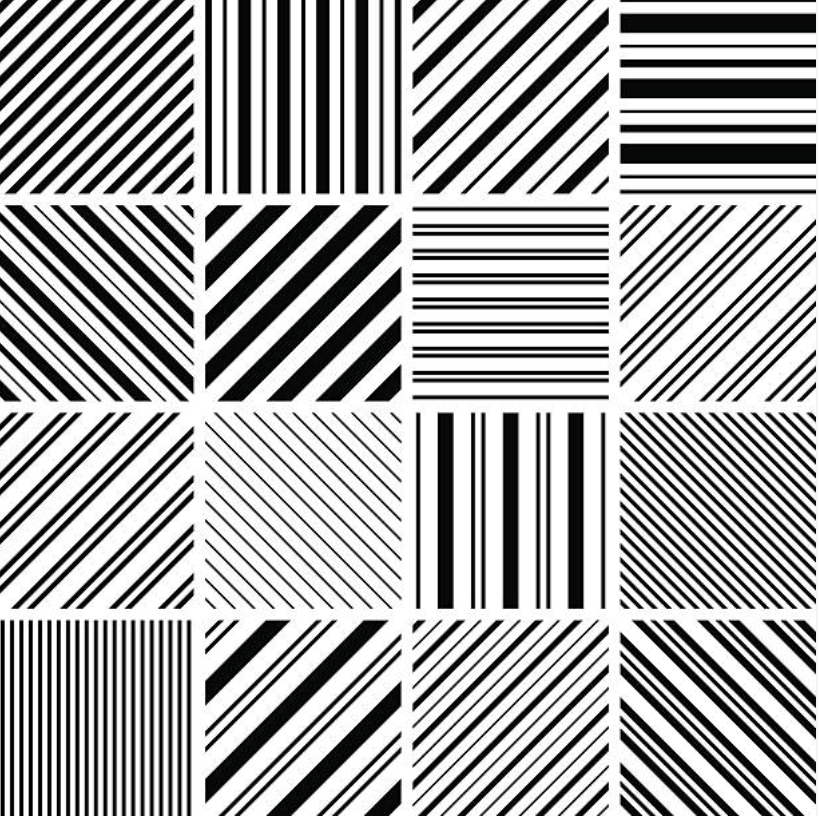
#> input picture images/HVD.png, 818 x 820 px, found by its file name
$ python Homework_17.py
#> lines starting #> are read from the running program, lines starting #| are printed output that depends on the picture
import cv2
import numpy as np
import pywt
import matplotlib.pyplot as plt

# Load grayscale image
img = cv2.imread('/Users/akhi/Desktop/DIP/images/HVD.png', cv2.IMREAD_GRAYSCALE)
#> img: shape (820, 818); min 0, max 255, mean 169
if img is None:
    raise ValueError("Image not found. Make sure the file path is correct.")

plt.figure(figsize=(6,6))
plt.title("Original Image")
plt.imshow(img, cmap='gray')
plt.axis('off')
plt.show()

# -----------------------
# 1. DCT (Discrete Cosine Transform)
# -----------------------
def apply_dct(image):
    # Convert to float32
    img_float = np.float32(image) / 255.0
    # Apply 2D DCT
    dct_img = cv2.dct(img_float)
    # Apply inverse DCT
    idct_img = cv2.idct(dct_img)
    return dct_img, idct_img

dct_img, idct_img = apply_dct(img)

plt.figure(figsize=(12,5))
plt.subplot(1,2,1)
plt.title("DCT Coefficients")
plt.imshow(np.log(abs(dct_img)+1), cmap='gray')
plt.axis('off')

plt.subplot(1,2,2)
plt.title("Reconstructed from DCT")
plt.imshow(np.clip(idct_img,0,1), cmap='gray')
plt.axis('off')
plt.show()
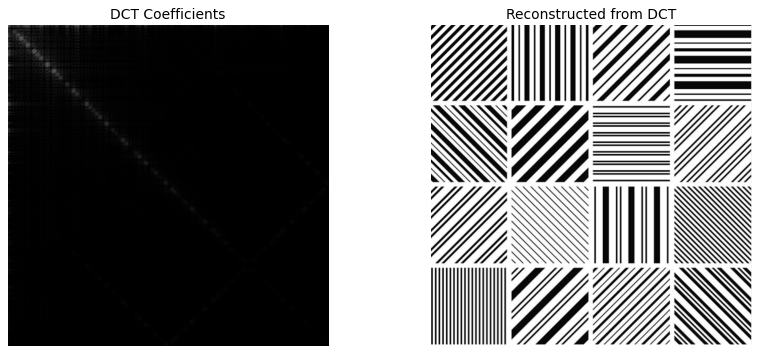
#> figure drawn by matplotlib, 2 panels

# -----------------------
# 2. DWT (Discrete Wavelet Transform)
# -----------------------
def apply_dwt(image, wavelet='haar'):
#> called with wavelet = 'haar'
    coeffs2 = pywt.dwt2(image, wavelet)
    LL, (LH, HL, HH) = coeffs2
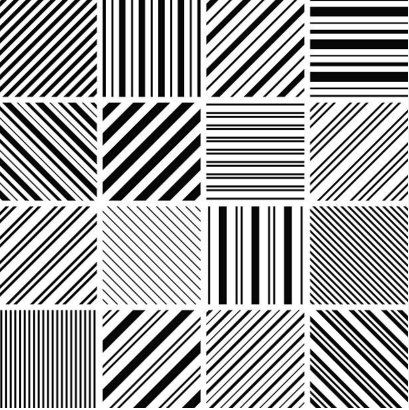
#> LL: shape (410, 409) float64; min 0, max 510, mean 338; drawn with min black and max white
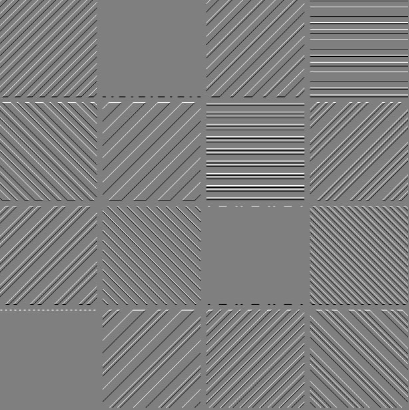
#> LH: shape (410, 409) float64; min -190, max 189.5, mean 0; drawn with min black and max white
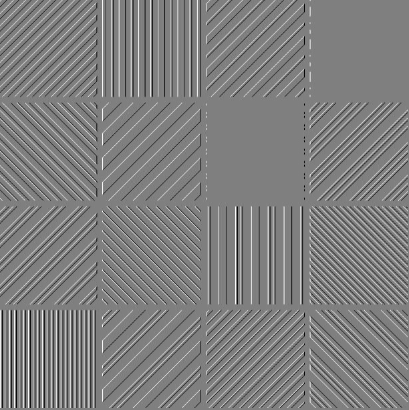
#> HL: shape (410, 409) float64; min -190, max 189.5, mean 0.2; drawn with min black and max white
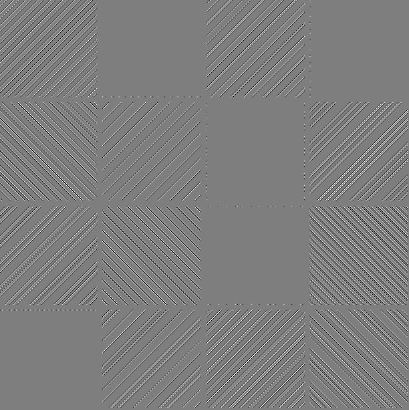
#> HH: shape (410, 409) float64; min -79, max 80, mean 0; drawn with min black and max white
    return LL, LH, HL, HH

LL, LH, HL, HH = apply_dwt(img)

plt.figure(figsize=(12,8))
plt.subplot(2,2,1)
plt.title("LL (Approximation)")
plt.imshow(LL, cmap='gray')
plt.axis('off')

plt.subplot(2,2,2)
plt.title("LH (Horizontal)")
plt.imshow(LH, cmap='gray')
plt.axis('off')

plt.subplot(2,2,3)
plt.title("HL (Vertical)")
plt.imshow(HL, cmap='gray')
plt.axis('off')

plt.subplot(2,2,4)
plt.title("HH (Diagonal)")
plt.imshow(HH, cmap='gray')
plt.axis('off')
plt.show()

# -----------------------
# 3. DFT (Discrete Fourier Transform)
# -----------------------
def apply_dft(image):
    dft = np.fft.fft2(image)
    dft_shift = np.fft.fftshift(dft)   # Shift zero freq to center
    magnitude_spectrum = 20 * np.log(np.abs(dft_shift) + 1)
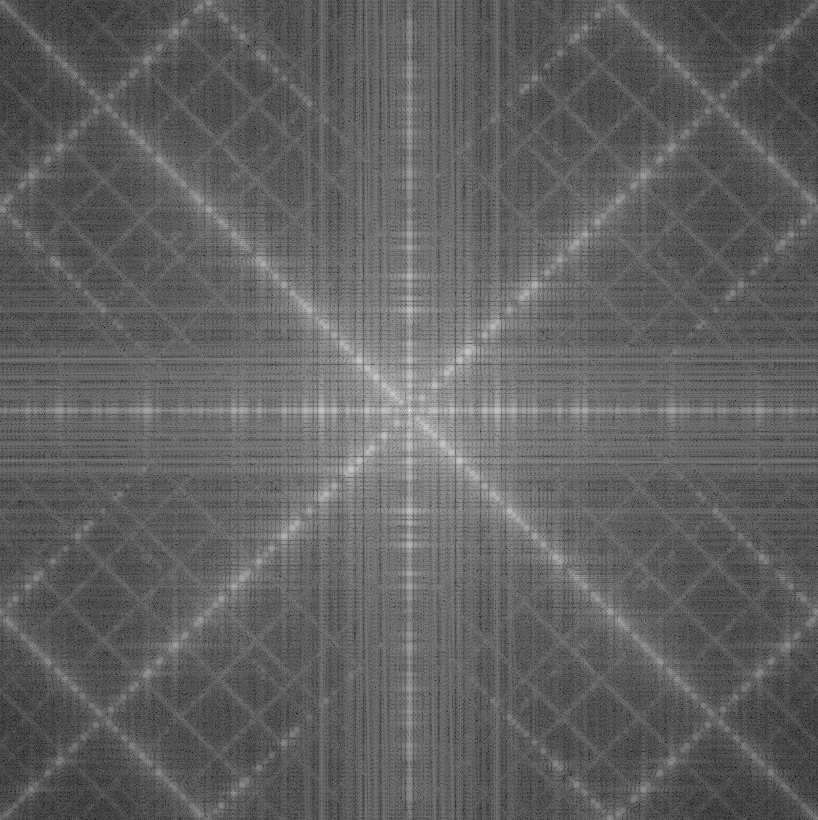
#> magnitude_spectrum: shape (820, 818) float64; min 41.12, max 370.9, mean 167.7; drawn with min black and max white
    # Reconstruct image using inverse DFT
    idft_img = np.fft.ifft2(np.fft.ifftshift(dft_shift)).real
    return magnitude_spectrum, idft_img

magnitude_spectrum, idft_img = apply_dft(img)

plt.figure(figsize=(12,5))
plt.subplot(1,2,1)
plt.title("DFT Magnitude Spectrum")
plt.imshow(magnitude_spectrum, cmap='gray')
plt.axis('off')

plt.subplot(1,2,2)
plt.title("Reconstructed from DFT")
plt.imshow(np.clip(idft_img,0,255), cmap='gray')
plt.axis('off')
plt.show()
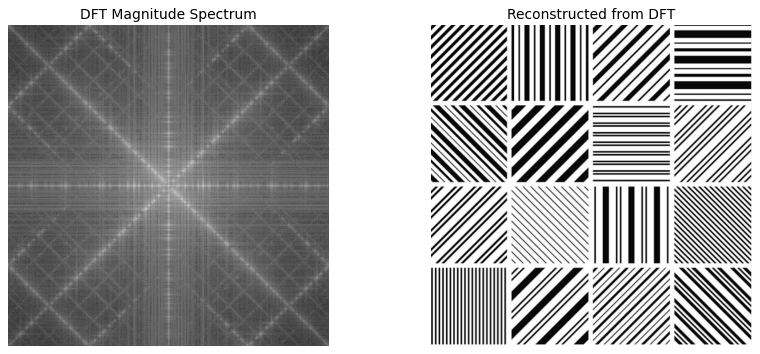
#> figure drawn by matplotlib, 2 panels

$ run again, with images/image.png copied over images/HVD.png
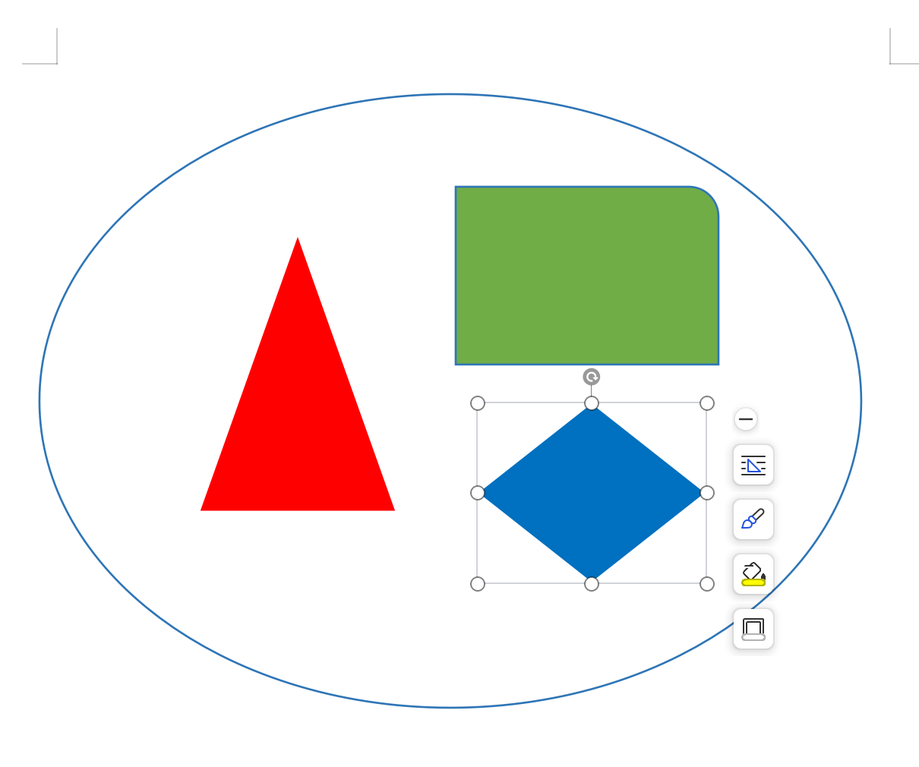
#> input picture images/image.png, 919 x 767 px, shrunk from 1210 x 1010 before the run, found by its file name
#> in apply_dft, `magnitude_spectrum = 20 * np.log(np.abs(dft_shift) + 1)`:
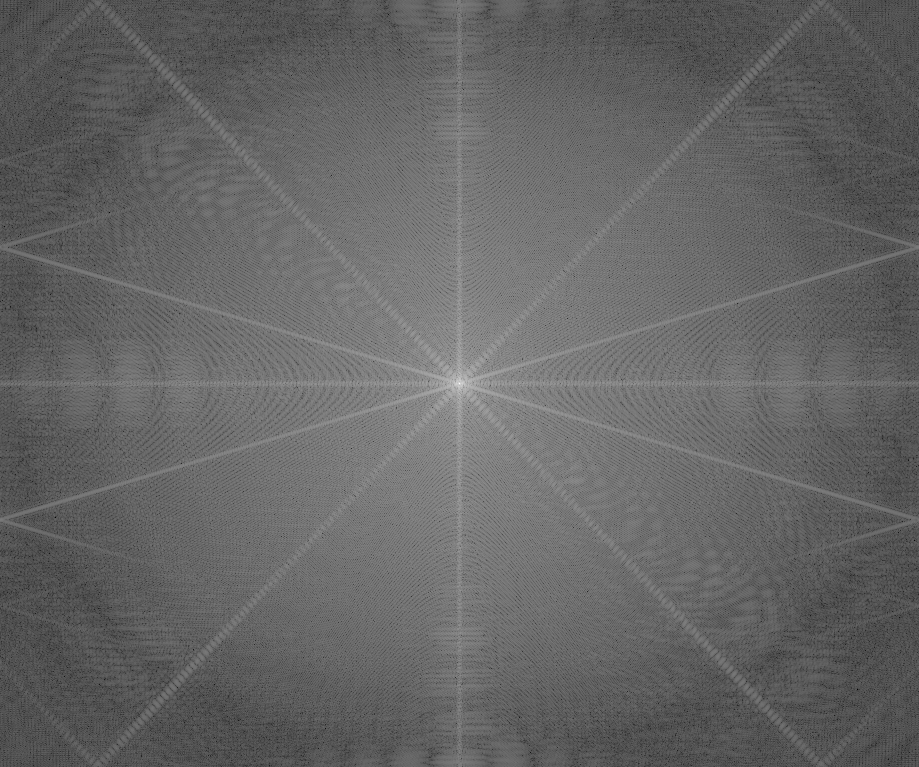
#> magnitude_spectrum: shape (767, 919) float64; min 16.33, max 378.4, mean 160.4; drawn with min black and max white
#> `plt.show()`:
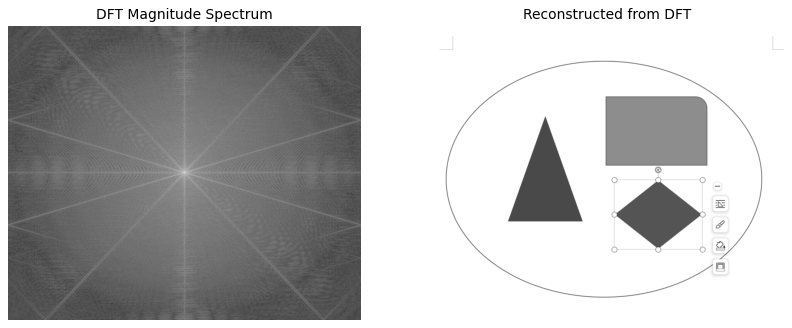
#> figure drawn by matplotlib, 2 panels
